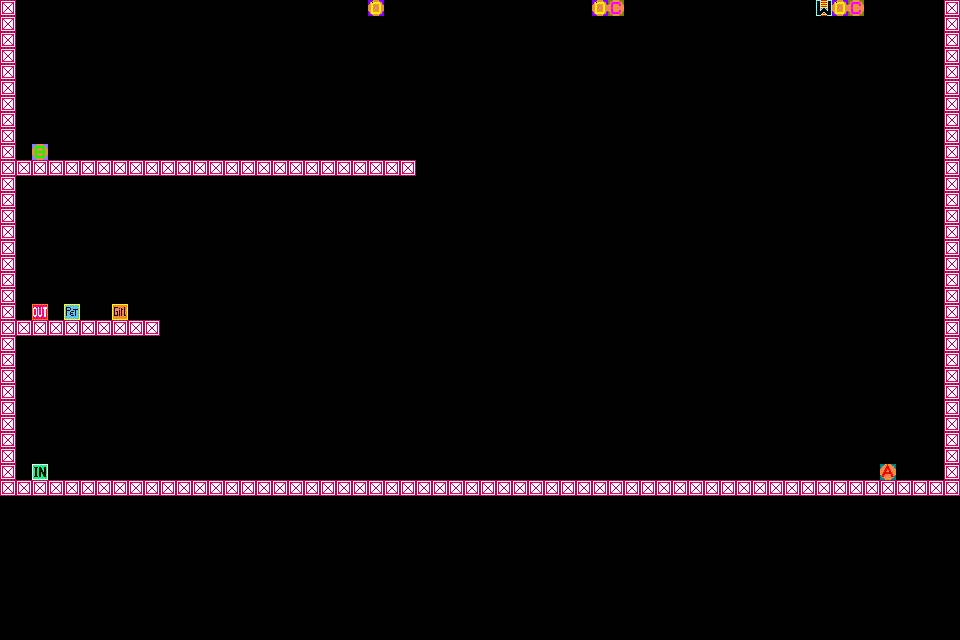

This is a level from a 2D game, rendered from its Tiled map with the project's own tilesets. A one-line summary and the map file follow, with tile-layer data summarised:
An orthogonal 60x40 tile map with 16x16 px tiles, 1 tile layer (event), 3 hidden layers not drawn, 2 tilesets.

<map version="1.0" orientation="orthogonal" renderorder="right-down" width="60" height="40" tilewidth="16" tileheight="16">
 <tileset firstgid="1" name="common" tilewidth="16" tileheight="16">
  <image source="common.png" trans="ffffff" width="1024" height="1024" />
 </tileset>
 <tileset firstgid="4097" name="map_a" tilewidth="16" tileheight="16">
  <image source="map_a.png" trans="ffffff" width="1024" height="1024" />
 </tileset>
 <layer name="event" width="60" height="40">
  <data>[2400 cells, 166 non-empty, 10 distinct tile ids]</data>
 </layer>
 <layer name="back" width="60" height="40" visible="0">
  <data>[2400 cells, 2400 non-empty, 36 distinct tile ids]</data>
 </layer>
 <layer name="center" width="60" height="40" visible="0">
  <data>[2400 cells, 575 non-empty, 36 distinct tile ids]</data>
 </layer>
 <layer name="front" width="60" height="40" visible="0">
  <data>[2400 cells, 274 non-empty, 13 distinct tile ids]</data>
 </layer>
</map>
